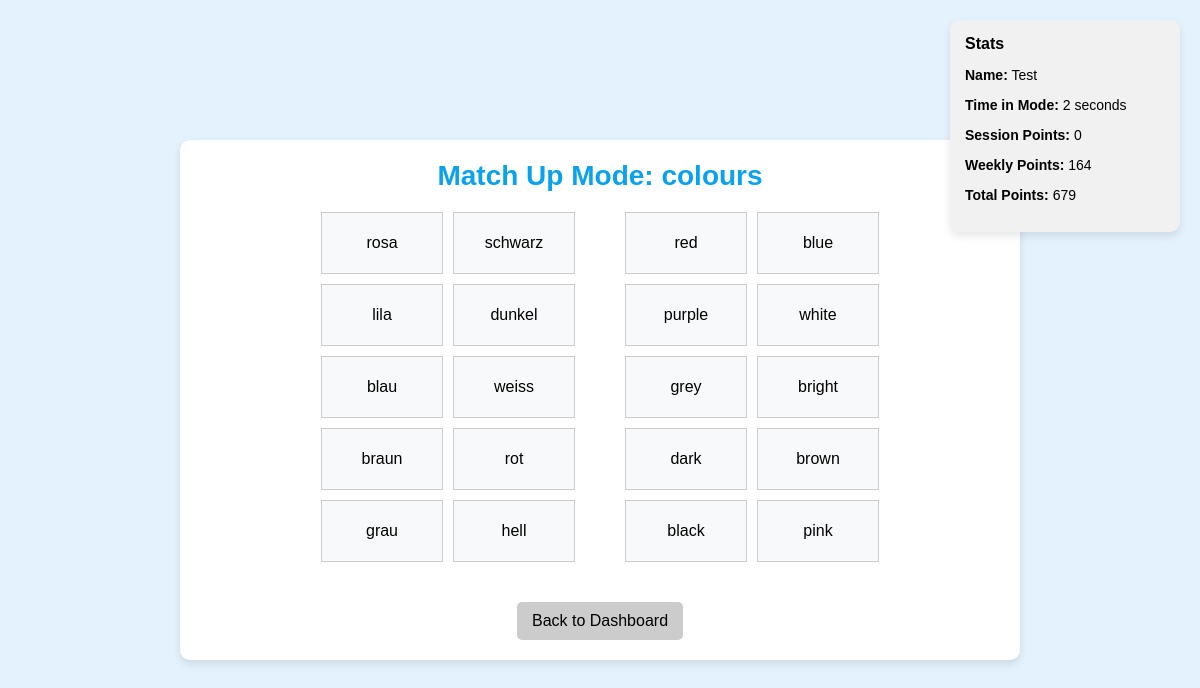
Screenshot of /match-up-mode/1/ (signed in) with the database file from the repository.
### learning/models.py (models this page shows, shortened)
class Student(models.Model):
    school = models.ForeignKey(School, on_delete=models.CASCADE)
    id = models.UUIDField(primary_key=True, default=uuid.uuid4, editable=False)
    first_name = models.CharField(max_length=50)
    last_name = models.CharField(max_length=50)
    year_group = models.IntegerField()
    date_of_birth = models.DateField()
    username = models.CharField(max_length=50, unique=True)
    password = models.CharField(max_length=50)
    classes = models.ManyToManyField(Class, related_name="students")
    last_login = models.DateTimeField(null=True, blank=True)
    total_points = models.PositiveIntegerField(default=0)
    weekly_points = models.PositiveIntegerField(default=0)
    monthly_points = models.PositiveIntegerField(default=0)
    last_activity = models.DateField(null=True, blank=True)  # Last day they practiced
    current_streak = models.PositiveIntegerField(default=0)  # How many days in a row
    highest_streak = models.PositiveIntegerField(default=0)  # Their best-ever streak
    assignments_completed = models.PositiveIntegerField(default=0)  # Number of completed assignments
    flashcard_games_played = models.PositiveIntegerField(default=0)
    match_up_games_played = models.PositiveIntegerField(default=0)
    destroy_wall_games_played = models.PositiveIntegerField(default=0)

class VocabularyList(models.Model):
    name = models.CharField(max_length=100)
    source_language = models.CharField(max_length=50)
    target_language = models.CharField(max_length=50)
    teacher = models.ForeignKey(User, on_delete=models.CASCADE)
    classes = models.ManyToManyField(Class, related_name="linked_vocab_lists", blank=True)

class VocabularyWord(models.Model):
    word = models.CharField(max_length=100)
    translation = models.CharField(max_length=100)
    list = models.ForeignKey("VocabularyList", on_delete=models.CASCADE, related_name="words")

### learning/views.py (the view)
# urls.py: path('match-up-mode/<int:vocab_list_id>/', views.match_up_mode, name='match_up_mode'),
def match_up_mode(request, vocab_list_id=None, assignment_id=None):
    if assignment_id:
        assignment = get_object_or_404(Assignment, id=assignment_id)
        vocab_list = assignment.vocab_list
    elif vocab_list_id:
        vocab_list = get_object_or_404(VocabularyList, id=vocab_list_id)
        assignment = None  # No assignment in this case
    else:
        raise Http404("No assignment or vocab list specified.")
    student = get_object_or_404(Student, id=request.session.get('student_id'))
    all_words = list(vocab_list.words.all())
    words = sample(all_words, min(len(all_words), 10))
    source_words = words[:]
    target_words = words[:]
    random.shuffle(target_words)
    return render(request, "learning/match_up_mode.html", {
        "vocab_list": vocab_list,
        "source_words": source_words,
        "target_words": target_words,
        "student": student,
    })

### learning/templates/learning/match_up_mode.html (shortened to what this page needs)
{% load static %}
<!DOCTYPE html>
<html lang="en">
<head>
</head>
<body>
  <div class="stats" id="stats">
    <h3>Stats</h3>
    <p><strong>Name:</strong> {{ student.first_name }}</p>
    <p><strong>Time in Mode:</strong> <span id="time-in-mode">0</span> seconds</p>
    <p><strong>Session Points:</strong> <span id="session-points">0</span></p>
    <p><strong>Weekly Points:</strong> <span id="weekly-points">{{ student.weekly_points }}</span></p>
    <p><strong>Total Points:</strong> <span id="total-points">{{ student.total_points }}</span></p>
  </div>
  <div class="pane">
    <h1>Match Up Mode: {{ vocab_list.name }}</h1>
    <div class="container">
      <div class="column" id="source-words">
        {% for word in source_words %}
          <div class="tile" draggable="true" data-id="{{ word.id }}">{{ word.word }}</div>
        {% endfor %}
      </div>
      <div class="column" id="target-words">
        {% for word in target_words %}
          <div class="target" data-id="{{ word.id }}">{{ word.translation }}</div>
        {% endfor %}
      </div>
    </div>
    <a href="{% url 'student_dashboard' %}" class="back-button">Back to Dashboard</a>
  </div>
</body>
</html>

### learning/templates/learning/match_up_mode.html (style rules this page uses)
body { font-family: Arial, sans-serif; margin: 0; background: #e3f2fd; display: flex; justify-content: center; align-items: center; min-height: 100vh; }
.pane { background: white; border-radius: 10px; box-shadow: 0 4px 8px rgba(0, 0, 0, 0.1); padding: 20px; width: 90%; max-width: 800px; text-align: center; margin: 20px; }
.pane h1 { color: #0aa2ef; font-size: 28px; margin-top: 0; margin-bottom: 20px; }
.stats { position: fixed; top: 20px; right: 20px; padding: 15px; border-radius: 10px; background-color: #f1f1f1; box-shadow: 0 4px 8px rgba(0, 0, 0, 0.1); width: 200px; font-size: 14px; text-align: left; }
.stats h3 { margin: 0 0 10px; font-size: 16px; }
.back-button { display: inline-block; margin-top: 20px; padding: 10px 15px; background-color: #ccc; color: black; text-decoration: none; border-radius: 5px; transition: background-color 0.3s ease; }
.container { display: flex; justify-content: center; gap: 50px; margin: 20px auto; }
.column { display: grid; grid-template-columns: repeat(2, 1fr); gap: 10px; }
.tile, .target { width: 120px; height: 60px; display: flex; justify-content: center; align-items: center; background-color: #f8f9fa; border: 1px solid #ccc; cursor: pointer; transition: all 0.3s; }

### rows the page displays
Student: first_name "Test", weekly_points "164", total_points "679"
VocabularyList: name "colours"
VocabularyWord: word "rosa", translation "pink"
VocabularyWord: word "schwarz", translation "black"
VocabularyWord: word "lila", translation "purple"
VocabularyWord: word "dunkel", translation "dark"
VocabularyWord: word "blau", translation "blue"
VocabularyWord: word "weiss", translation "white"
VocabularyWord: word "braun", translation "brown"
VocabularyWord: word "rot", translation "red"
VocabularyWord: word "grau", translation "grey"
VocabularyWord: word "hell", translation "bright"
